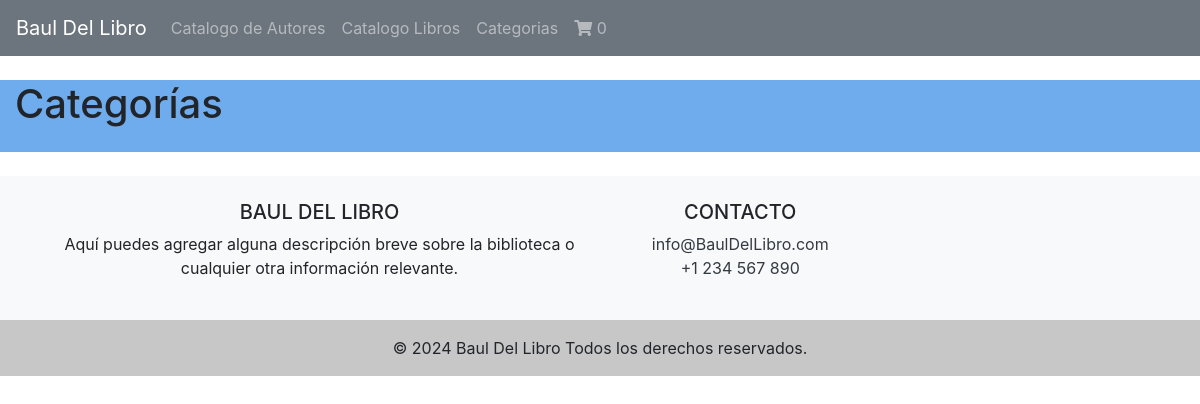
Before: /categorias/ with the older database file.
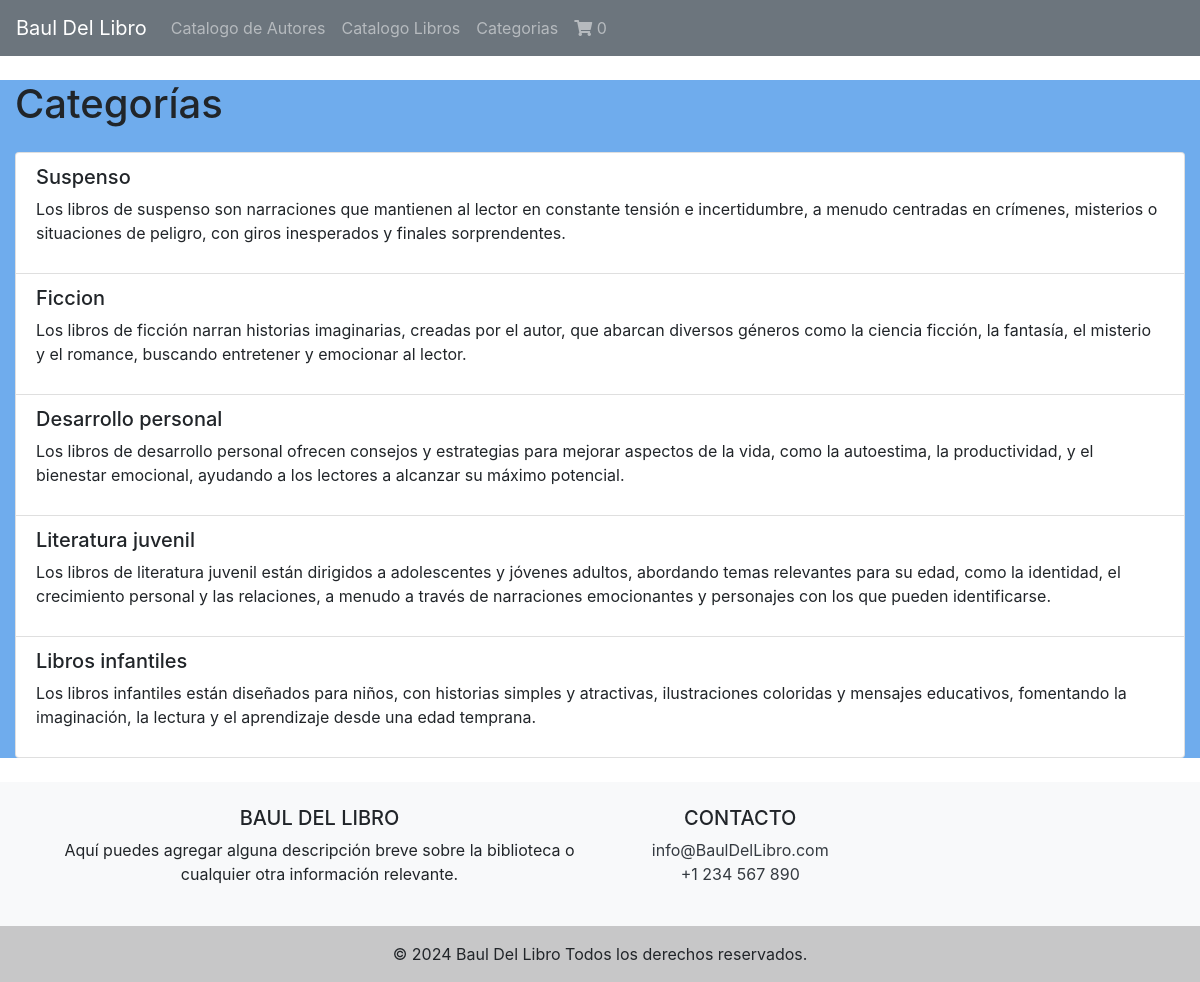
After: the same page with the newer database file.
### main/models.py (models this page shows, shortened)
class Categoria(models.Model):
    nombre = models.CharField(max_length=100)
    descripcion = models.TextField()

### main/views.py (the view)
# urls.py: path('categorias/', views.categorias, name='categorias'),
def categorias(request):
    nav_items = NavItem.objects.all()
    categorias = Categoria.objects.all()
    return render(request, 'main/categorias.html', {'nav_items': nav_items, 'categorias': categorias})

### main/templates/main/categorias.html (shortened to what this page needs)
{% extends 'main/base.html' %}
{% block content %}
<h1 class="mt-4" data-aos="fade-up">Categorías</h1>
<ul class="list-group mt-4" data-aos="fade-up">
    {% for categoria in categorias %}
    <li class="list-group-item">
        <h5>{{ categoria.nombre }}</h5>
        <p>{{ categoria.descripcion }}</p>
    </li>
    {% endfor %}
</ul>
{% endblock %}

Changed rows visible on the page:
added Categoria: nombre "Suspenso", descripcion "Los libros de suspenso son narraciones que mantienen al lector en constante tensión e incertidumbre, a menudo centradas en crímenes, misterios o situaciones de peligro, con giros inesperados y finales sorprendentes."
added Categoria: nombre "Ficcion", descripcion "Los libros de ficción narran historias imaginarias, creadas por el autor, que abarcan diversos géneros como la ciencia ficción, la fantasía, el misterio y el romance, buscando entretener y emocionar al lector."
added Categoria: nombre "Desarrollo personal", descripcion "Los libros de desarrollo personal ofrecen consejos y estrategias para mejorar aspectos de la vida, como la autoestima, la productividad, y el bienestar emocional, ayudando a los lectores a alcanzar su máximo potencial."
added Categoria: nombre "Literatura juvenil", descripcion "Los libros de literatura juvenil están dirigidos a adolescentes y jóvenes adultos, abordando temas relevantes para su edad, como la identidad, el crecimiento personal y las relaciones, a menudo a través de narraciones emocionantes y personajes con los que pueden identificarse."
added Categoria: nombre "Libros infantiles", descripcion "Los libros infantiles están diseñados para niños, con historias simples y atractivas, ilustraciones coloridas y mensajes educativos, fomentando la imaginación, la lectura y el aprendizaje desde una edad temprana."
